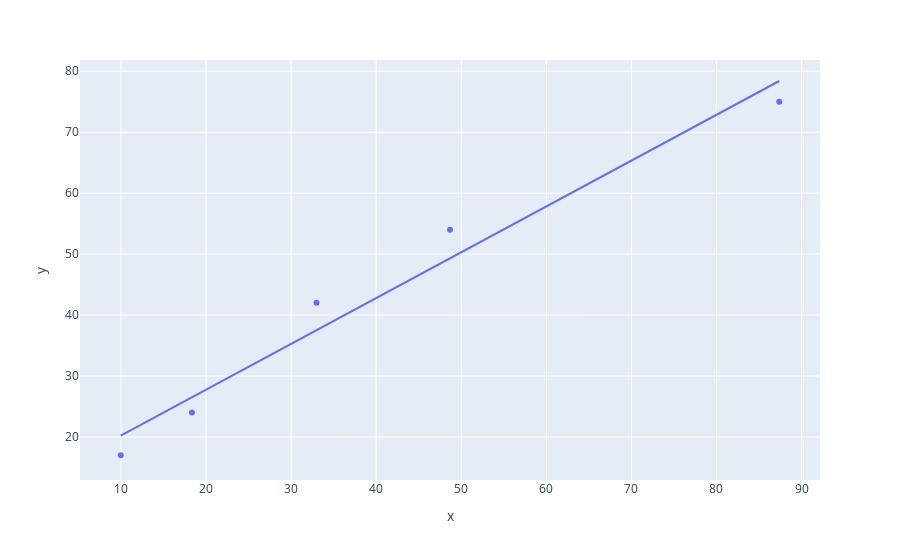

This figure's notebook cell:
### Code cell
fig = px.scatter(data, x=Y_pred, y=y_test, trendline="ols")
fig.show()

### Figure 1 — Plotly figure (JSON) as saved in the notebook; plotly's stock layout.template omitted (floating-point values rounded to 4 significant figures)
{"data": [{"hovertemplate": "x=%{x}<br>y=%{y}<extra></extra>", "legendgroup": "", "marker": {"color": "#636efa", "symbol": "circle"}, "mode": "markers", "name": "", "orientation": "v", "showlegend": false, "type": "scatter", "x": [9.97, 32.98, 18.34, 87.38, 48.68], "xaxis": "x", "y": [17, 42, 24, 75, 54], "yaxis": "y"}, {"hovertemplate": "<b>OLS trendline</b><br>y = 0.751353 * x + 12.7437<br>R<sup>2</sup>=0.967760<br><br>x=%{x}<br>y=%{y} <b>(trend)</b><extra></extra>", "legendgroup": "", "marker": {"color": "#636efa", "symbol": "circle"}, "mode": "lines", "name": "", "showlegend": false, "type": "scatter", "x": [9.97, 18.34, 32.98, 48.68, 87.38], "xaxis": "x", "y": [20.23, 26.52, 37.53, 49.32, 78.4], "yaxis": "y"}], "layout": {"legend": {"tracegroupgap": 0}, "margin": {"t": 60}, "xaxis": {"anchor": "y", "domain": [0, 1], "title": {"text": "x"}}, "yaxis": {"anchor": "x", "domain": [0, 1], "title": {"text": "y"}}}}
